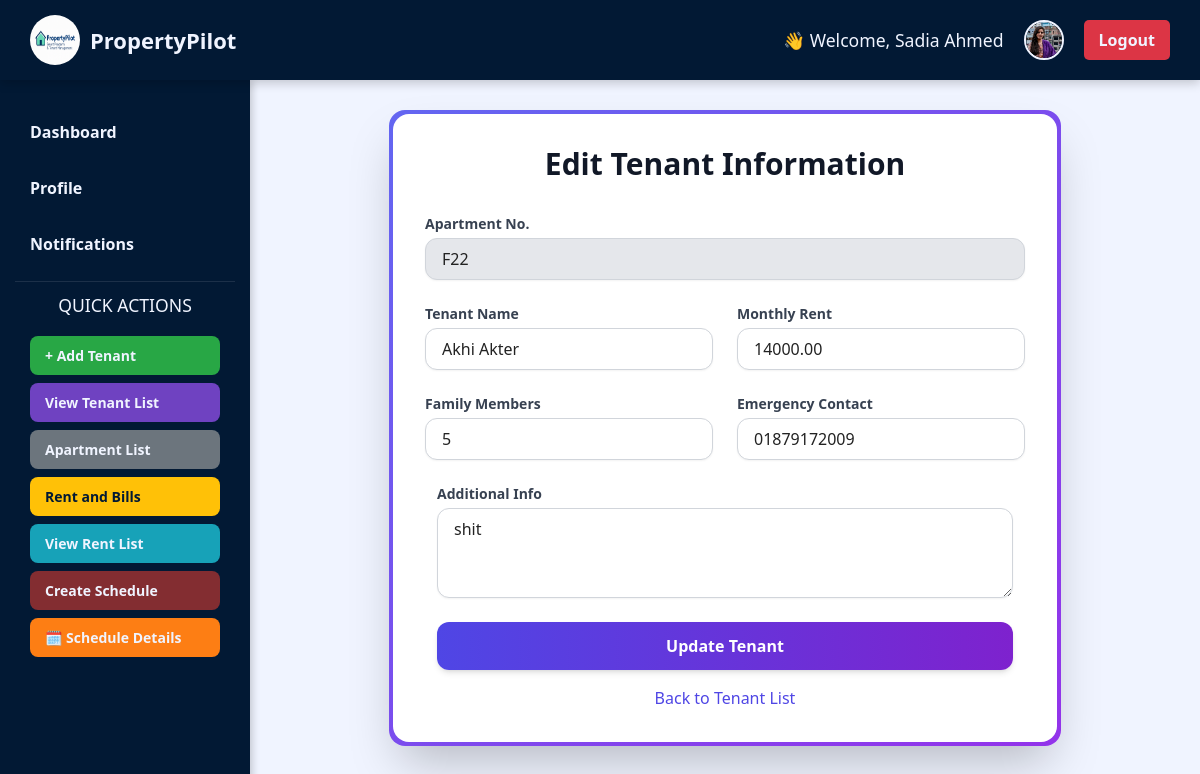
The app's page /edit_tenant.php?id=37 (signed in) with its own data.
### tables this page shows
CREATE TABLE `addtenants` (
  `tenant_id` int(11) NOT NULL,
  `landlord_id` int(11) DEFAULT NULL,
  `name` varchar(100) NOT NULL,
  `apartment_no` varchar(50) NOT NULL,
  `monthly_rent` decimal(10,2) NOT NULL,
  `family_members` int(11) DEFAULT NULL,
  `additional_info` text DEFAULT NULL
);

CREATE TABLE `tenants` (
  `tenant_id` int(11) NOT NULL,
  `name` varchar(60) DEFAULT NULL,
  `profession` varchar(255) DEFAULT NULL,
  `apartment_no` varchar(50) NOT NULL,
  `rent_date` date DEFAULT NULL,
  `family_members` int(11) DEFAULT NULL,
  `emergency_contact` varchar(100) DEFAULT NULL
);

### edit_tenant.php (the view, shortened to what this page needs)
<?php
$landlord_id = $_SESSION['user_id'];
$fullName = $_SESSION['fullName'] ?? 'Landlord';
$profilePhoto = $_SESSION['profilePhoto'] ?? "default-avatar.png";
$tenant_id_to_edit = $_GET['id'] ?? 0;
$host = "localhost";
$username = "root";
$password = "";
$database = "property";
$conn = new mysqli($host, $username, $password, $database);
$tenantData = null;
if ($tenant_id_to_edit > 0) {
    $query = "SELECT
                at.name,
                at.apartment_no,
                at.monthly_rent,
                at.family_members,
                at.additional_info,
                t.emergency_contact
              FROM addtenants at
              LEFT JOIN tenants t ON at.tenant_id = t.tenant_id
              WHERE at.tenant_id = ? AND at.landlord_id = ?";
    $stmt = $conn->prepare($query);
    $stmt->bind_param("ii", $tenant_id_to_edit, $landlord_id);
    $stmt->execute();
    $result = $stmt->get_result();
    if ($result->num_rows > 0) {
        $tenantData = $result->fetch_assoc();
    } else {
        $errorMsg = "Tenant not found or you do not have permission to edit.";
    }
} else {
    $errorMsg = "No tenant selected for editing.";
}
?>
<!DOCTYPE html>
<html lang="en">
<head>
    <script src="https://cdn.tailwindcss.com"></script>
</head>
<body>
    <header class="main-top-navbar">
        <div class="brand"><img src="image/logo.png" alt="Logo" />PropertyPilot</div>
        <div class="top-right-user-info">
            <span class="welcome-greeting">👋 Welcome, <?php echo htmlspecialchars($fullName); ?></span>
            <img class="user-photo" src="<?php echo htmlspecialchars($profilePhoto); ?>" alt="Profile">
            <a href="logout.php" class="logout-btn">Logout</a>
        </div>
    </header>
    <div class="dashboard-content-wrapper">
        <nav class="vertical-sidebar">
            <div class="nav-links">
                <a href="landlord_dashboard.php">Dashboard</a>
                <a href="profile.php">Profile</a>
                <a href="notifications.php">Notifications</a>
            </div>
            <section class="action-buttons">
                <h3>Quick Actions</h3>
                <a href="add_tenant.php" class="action-link link-tenant">+ Add Tenant</a>
                <a href="tenant_List.php" class="action-link link-tenant-list active">View Tenant List</a>
                <a href="apartmentList.php" class="action-link link-docs">Apartment List</a>
                <a href="RentAndBillForm.php" class="action-link link-billing">Rent and Bills</a>
                <a href="Rent_list.php" class="action-link link-rent">View Rent List</a>
                <a href="Schedule_create.php" class="action-link link-schedule-create">Create Schedule</a>
                <a href="scheduleInfo.php" class="action-link link-schedule-details">🗓️ Schedule Details</a>
            </section>
        </nav>
        <main class="page-main-content">
             <div class="bg-gradient-to-br from-indigo-500 to-purple-600 p-1 rounded-2xl shadow-2xl w-full max-w-2xl mx-auto">
                <div class="bg-white p-8 rounded-2xl">
                    <h1 class="text-3xl font-extrabold text-gray-900 mb-8 text-center">Edit Tenant Information</h1>
                    <?php if ($tenantData): ?>
                    <form method="POST">
                        <div class="mb-6">
                            <label class="block text-sm font-semibold text-gray-700 mb-1">Apartment No.</label>
                            <input type="text" value="<?php echo htmlspecialchars($tenantData['apartment_no']); ?>" readonly class="block w-full px-4 py-2 border border-gray-300 rounded-xl shadow-sm bg-gray-200">
                        </div>
                        <div class="flex flex-wrap -mx-3 mb-6">
                            <div class="w-full md:w-1/2 px-3 mb-6 md:mb-0">
                                <label class="block text-sm font-semibold text-gray-700 mb-1" for="tenantName">Tenant Name</label>
                                <input type="text" name="tenantName" id="tenantName" value="<?php echo htmlspecialchars($tenantData['name']); ?>" required class="block w-full px-4 py-2 border border-gray-300 rounded-xl shadow-sm focus:ring focus:ring-indigo-300">
                            </div>
                            <div class="w-full md:w-1/2 px-3">
                                <label class="block text-sm font-semibold text-gray-700 mb-1" for="monthlyRent">Monthly Rent</label>
                                <input type="number" step="0.01" name="monthlyRent" id="monthlyRent" value="<?php echo htmlspecialchars($tenantData['monthly_rent']); ?>" required class="block w-full px-4 py-2 border border-gray-300 rounded-xl shadow-sm focus:ring focus:ring-indigo-300">
                            </div>
                        </div>
                        <div class="flex flex-wrap -mx-3 mb-6">
                            <div class="w-full md:w-1/2 px-3 mb-6 md:mb-0">
                                <label class="block text-sm font-semibold text-gray-700 mb-1" for="familyMembers">Family Members</label>
                                <input type="number" name="familyMembers" id="familyMembers" value="<?php echo htmlspecialchars($tenantData['family_members'] ?? ''); ?>" required class="block w-full px-4 py-2 border border-gray-300 rounded-xl shadow-sm focus:ring focus:ring-indigo-300">
                            </div>
                             <div class="w-full md:w-1/2 px-3">
                                <label class="block text-sm font-semibold text-gray-700 mb-1" for="emergencyContact">Emergency Contact</label>
                                <input type="text" name="emergencyContact" id="emergencyContact" value="<?php echo htmlspecialchars($tenantData['emergency_contact'] ?? ''); ?>" required class="block w-full px-4 py-2 border border-gray-300 rounded-xl shadow-sm focus:ring focus:ring-indigo-300">
                            </div>
                        </div>
                        <div class="px-3 mb-6">
                            <label class="block text-sm font-semibold text-gray-700 mb-1" for="additionalInfo">Additional Info</label>
                            <textarea name="additionalInfo" id="additionalInfo" rows="3" class="block w-full px-4 py-2 border border-gray-300 rounded-xl shadow-sm focus:ring focus:ring-indigo-300"><?php echo htmlspecialchars($tenantData['additional_info'] ?? ''); ?></textarea>
                        </div>
                        <div class="px-3 mb-4">
                            <button type="submit" class="w-full py-3 px-4 bg-gradient-to-r from-indigo-600 to-purple-700 text-white font-bold rounded-xl shadow-md hover:scale-105 transition">Update Tenant</button>
                        </div>
                    </form>
                    <?php endif; ?>
                    <div class="text-center mt-2">
                        <a href="view_tenants.php" class="text-indigo-600 hover:underline">Back to Tenant List</a>
                    </div>
                </div>
            </div>
        </main>
    </div>
</body>
</html>

### records on screen
addtenants: apartment_no "F22", tenantName "Akhi Akter", monthlyRent "14000.00", familyMembers "5", emergencyContact "01879172009", additionalInfo "shit"

### other values on screen
$fullName "Sadia Ahmed"
